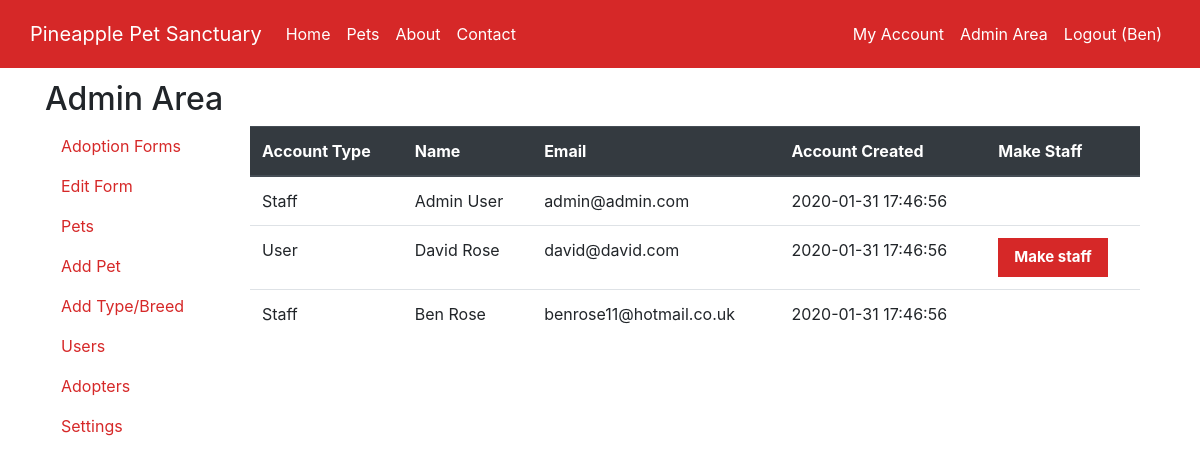
Before: /admin_area.php?view=users (signed in) with the older database file.
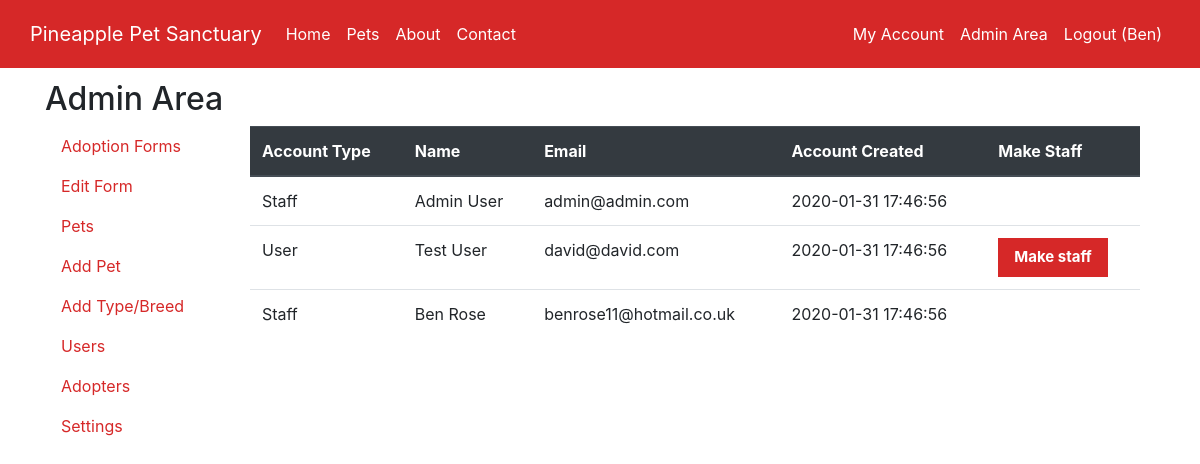
After: the same page with the newer database file.
### tables this page shows
CREATE TABLE IF NOT EXISTS user(
  user_id INT(64) PRIMARY KEY AUTO_INCREMENT,
  user_first_name VARCHAR(20) NOT NULL,
  user_last_name VARCHAR(20) NOT NULL,
  user_email VARCHAR(40) NOT NULL,
  user_password VARCHAR(255) NOT NULL,
  user_created DATETIME NOT NULL
);

### includes/admin_functions.php (the view, shortened to what this page needs)
        <?php
function displayUsers($pdo){
  echo "<div class='container' id='tab_content'>";
  $sql = "SELECT user.user_id, user_first_name, user_last_name, user_email, user_created, staff_id
          FROM user
          LEFT JOIN staff ON user.user_id = staff.user_id
          ORDER BY user.user_id DESC";
  $stmt = $pdo->prepare($sql);
  $stmt->execute();
  $users = $stmt->fetchAll();
  ?>
        <table class="table">
          <thead class="thead-dark">
            <tr>
              <th>Account Type</th>
              <th>Name</th>
              <th>Email</th>
              <th>Account Created</th>
              <th>Make Staff</th>
            </tr>
          </thead>
          <tbody>
            <?php
    if($users) {
      foreach($users as $user){
        echo "<tr>";
        echo "<td>". (isset($user->staff_id) ? 'Staff' : 'User') . "</td>";
        echo "<td>". $user->user_first_name . ' ' . $user->user_last_name . "</td>";
        echo "<td>". $user->user_email . "</td>";
        echo "<td>". $user->user_created . "</td>";
        if(!isset($user->staff_id)){
          echo "<td><a href='admin_area.php?view=users&id=" . $user->user_id . "'><button type='button'>Make staff</button></a></td>";
        }else{
          echo "<td></td>";
        }
        echo "</tr>";
      }
    }
    echo "</tbody>";
    echo "</table>";
    echo "</div>";
}
  ?>

Changed rows visible on the page:
changed user "david@david.com": user_first_name "David" → "Test"; user_last_name "Rose" → "User"
